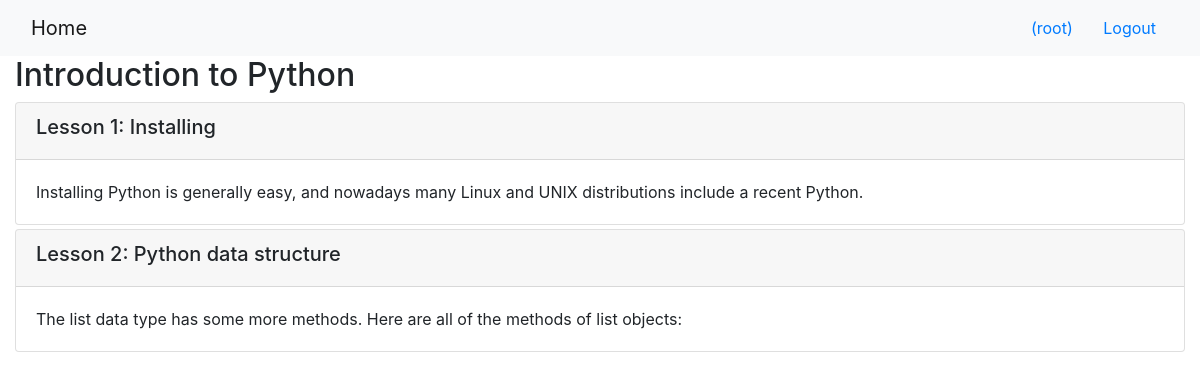
The app's page /onlinecourse/2/ (signed in) with its own data.
### onlinecourse/models.py (models this page shows, shortened)
class Course(models.Model):
    name = models.CharField(null=False, max_length=30, default='online course')
    image = models.ImageField(upload_to='course_images/')
    description = models.CharField(max_length=1000)
    pub_date = models.DateField(null=True)
    instructors = models.ManyToManyField(Instructor)
    users = models.ManyToManyField(settings.AUTH_USER_MODEL, through='Enrollment')
    total_enrollment = models.IntegerField(default=0)
    is_enrolled = False

class Lesson(models.Model):
    title = models.CharField(max_length=200, default="title")
    order = models.IntegerField(default=0)
    course = models.ForeignKey(Course, on_delete=models.CASCADE)
    content = models.TextField()

### onlinecourse/views.py (the view)
# urls.py: path('<int:pk>/', views.CourseDetailView.as_view(), name='course_details'),
class CourseDetailView(generic.DetailView):
    model = Course
    template_name = 'onlinecourse/course_detail_bootstrap.html'

### onlinecourse/templates/onlinecourse/course_detail_bootstrap.html (shortened to what this page needs)
<!DOCTYPE html>
<html lang="en">
<head>
     {% load static %}
    <link rel="stylesheet" href="https://maxcdn.bootstrapcdn.com/bootstrap/4.5.2/css/bootstrap.min.css">
</head>
<body>
    <nav class="navbar navbar-light bg-light">
        <div class="container-fluid">
            <div class="navbar-header">
                  <a class="navbar-brand" href="{% url 'onlinecourse:index' %}">Home</a>
            </div>
            <ul class="nav navbar-nav navbar-right">
                {% if user.is_authenticated %}
                <li>
                    <a class="btn btn-link" href="#">{{ user.first_name }}({{ user.username }})</a>
                    <a class="btn btn-link" href="{% url 'onlinecourse:logout' %}">Logout</a>
                </li>
                {% endif %}
            </ul>
        </div>
    </nav>
    <div class="container-fluid">
            <h2>{{ course.name }}</h2>
            <div class="card-columns-vertical">
                {% for lesson in course.lesson_set.all %}
                    <div class="card mt-1">
                        <div class="card-header"><h5>Lesson {{lesson.order|add:1}}: {{lesson.title}}</h5></div>
                        <div class="card-body">{{lesson.content}}</div>
                    </div>
                {% endfor %}
            </div>
    </div>
</body>
</html>

### records on screen
Course: name "Introduction to Python"
Lesson: order|add "1", title "Installing", content "Installing Python is generally easy, and nowadays many Linux and UNIX distributions include a recent Python."
Lesson: order|add "2", title "Python data structure", content "The list data type has some more methods. Here are all of the methods of list objects:"

### other values on screen
{{ user.username }} "root"
